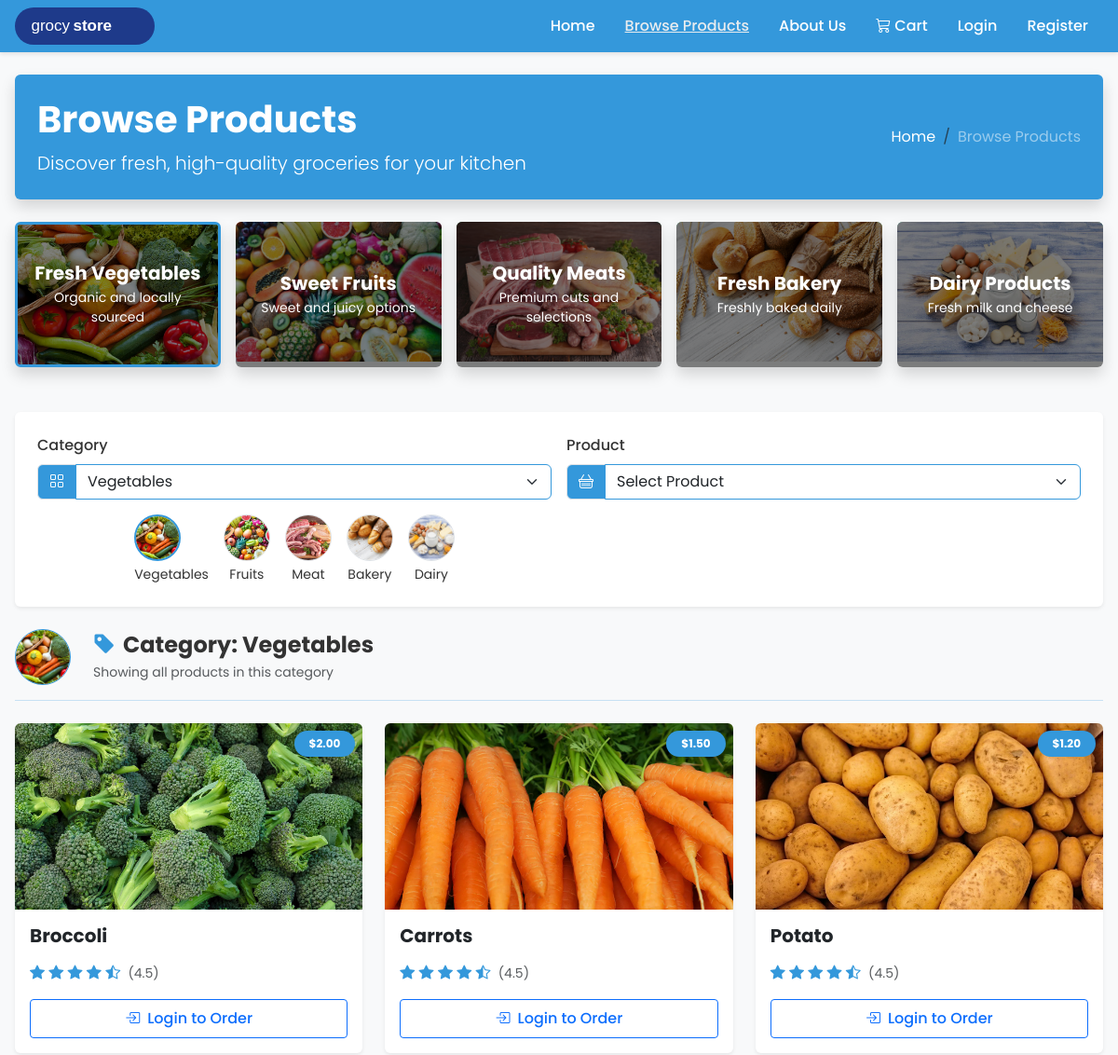
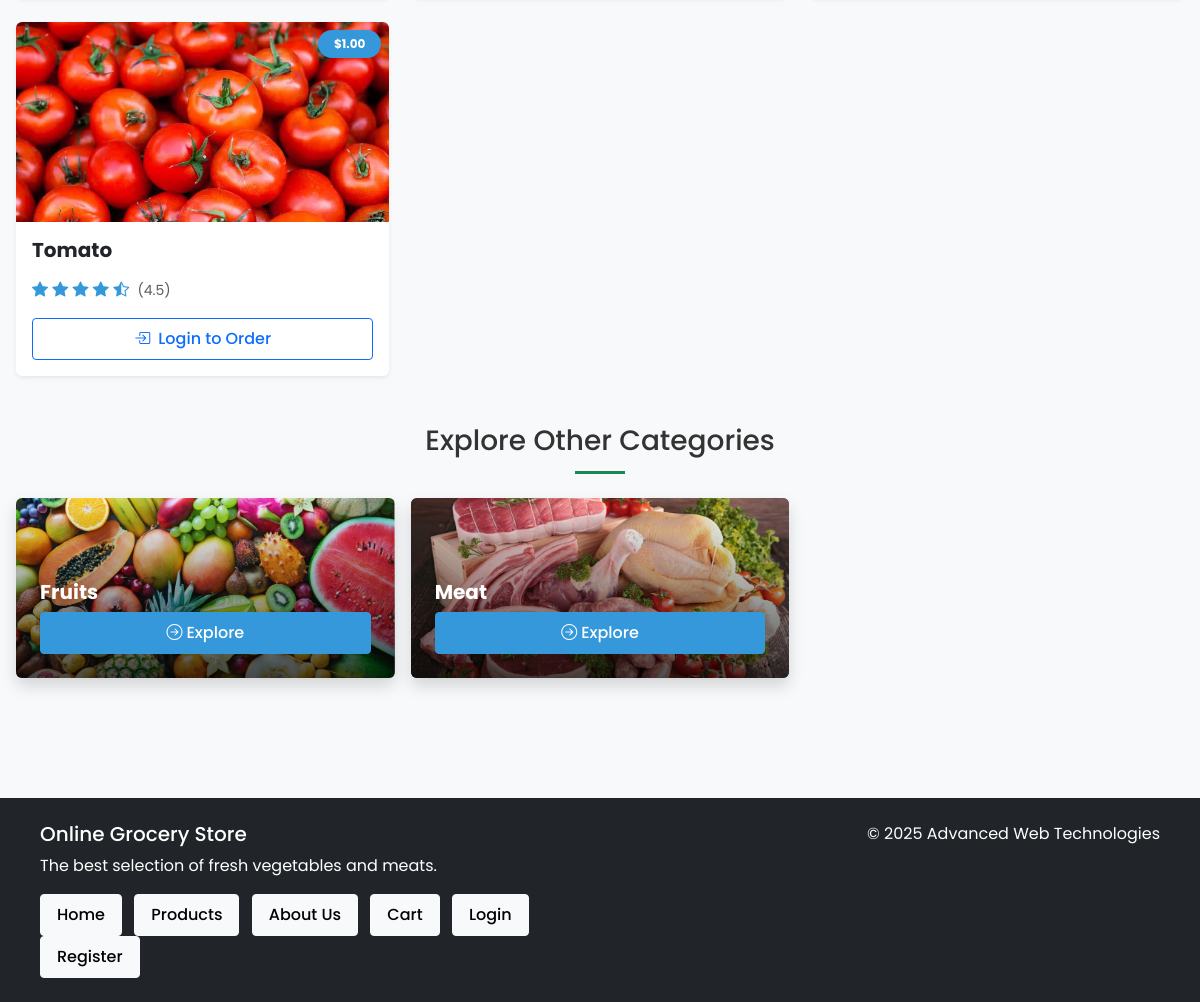
The app's page /products?category=Vegetables with its own data (2 pictures, top to bottom).
### tables this page shows
CREATE TABLE `product` (
  `id` INT UNSIGNED AUTO_INCREMENT PRIMARY KEY,
  `category` ENUM('Vegetables','Fruits','Meat','Bakery','Dairy') NOT NULL,
  `name` VARCHAR(64) NOT NULL,
  `price` DECIMAL(6,2) NOT NULL,
  `image_url` VARCHAR(255) NOT NULL,
  INDEX `idx_product_category` (`category`)
);

### src/views/browse.php (the view, shortened to what the rows shown need)
<div class="category-header position-relative mb-4 bg-primary text-white p-4 rounded shadow">
    <div class="row align-items-center">
        <div class="col-lg-6">
            <h1 class="fw-bold mb-2">Browse Products</h1>
        </div>
    </div>
</div>
<?php if (!empty($selectedCategory)): ?>
    <div class="selected-category mb-4">
        <div class="row align-items-center">
            <div class="col">
                <h2 class="h4 fw-bold mb-1"><i class="bi bi-tag-fill text-primary me-2"></i>Category: <?= htmlspecialchars($selectedCategory) ?></h2>
            </div>
        </div>
    </div>
<?php endif; ?>
<div class="row row-cols-1 row-cols-md-3 g-4 mb-5">
    <?php if (!empty($products)): ?>
        <?php foreach ($products as $product): ?>
            <div class="col">
                <div class="product-card h-100 rounded shadow-sm overflow-hidden border-0 <?= $selectedProductId === (int)$product['id'] ? 'border-primary border-2' : '' ?>"
                     data-product-id="<?= (int)$product['id'] ?>">
                    <div class="position-relative">
                        <?php
                        $imagePath = $product['image_url'];
                        if (strpos($imagePath, 'public/') === 0) {
                            $imagePath = substr($imagePath, 7);
                        }
                        ?>
                        <a href="product?id=<?= (int)$product['id'] ?>" class="text-decoration-none product-img-link">
                            <img src="<?= htmlspecialchars($imagePath) ?>" class="card-img-top product-img" alt="<?= htmlspecialchars($product['name']) ?>" onerror="this.src='images/products/placeholder.jpg'" style="height: 200px; object-fit: cover;">
                            <div class="product-overlay position-absolute top-0 end-0 m-2">
                                <span class="badge bg-primary rounded-pill px-3 py-2 shadow-sm">$<?= number_format((float)$product['price'], 2) ?></span>
                            </div>
                        </a>
                    </div>
                    <div class="card-body d-flex flex-column p-3">
                        <h5 class="card-title fw-bold mb-3">
                            <a href="product?id=<?= (int)$product['id'] ?>" class="text-decoration-none text-dark">
                                <?= htmlspecialchars($product['name']) ?>
                            </a>
                        </h5>
                        <div class="mb-3 text-primary">
                            <i class="bi bi-star-fill"></i>
                            <i class="bi bi-star-fill"></i>
                            <i class="bi bi-star-fill"></i>
                            <i class="bi bi-star-fill"></i>
                            <i class="bi bi-star-half"></i>
                            <small class="text-muted ms-1">(4.5)</small>
                        </div>
                        <div class="mt-auto text-center">
                            <?php if (isset($_SESSION['user_id'])): ?>
                                <div class="d-flex align-items-center justify-content-center mb-2">
                                    <div class="input-group" style="max-width: 160px;">
                                        <button type="button" class="btn btn-outline-secondary quantity-decrease">
                                            <i class="bi bi-dash"></i>
                                        </button>
                                        <input type="number" class="form-control text-center quantity-input" value="1" min="1" max="99" style="min-width: 60px; width: 60px;">
                                        <button type="button" class="btn btn-outline-secondary quantity-increase">
                                            <i class="bi bi-plus"></i>
                                        </button>
                                    </div>
                                </div>
                                <button class="btn btn-primary w-100 order-btn" data-product-id="<?= (int)$product['id'] ?>">
                                    <i class="bi bi-cart-plus me-2"></i>Add to Cart
                                </button>
                            <?php else: ?>
                                <a href="login" class="btn btn-outline-primary w-100">
                                    <i class="bi bi-box-arrow-in-right me-2"></i>Login to Order
                                </a>
                            <?php endif; ?>
                        </div>
                    </div>
                </div>
            </div>
        <?php endforeach; ?>
    <?php endif; ?>
</div>

### records on screen
product: image_url (picture), price "2.00", name "Broccoli"
product: image_url (picture), price "1.50", name "Carrots"
product: image_url (picture), price "1.20", name "Potato"
product: image_url (picture), price "1.00", name "Tomato"

### other values on screen
$categoryLabels[$category] "Fresh Vegetables"
$categoryDesc[$category] "Organic and locally sourced"
$categoryLabels[$category] "Sweet Fruits"
$categoryDesc[$category] "Sweet and juicy options"
$categoryLabels[$category] "Quality Meats"
$categoryDesc[$category] "Premium cuts and selections"
$categoryLabels[$category] "Fresh Bakery"
$categoryDesc[$category] "Freshly baked daily"
$categoryLabels[$category] "Dairy Products"
$categoryDesc[$category] "Fresh milk and cheese"
$category "Vegetables"
$category "Fruits"
$category "Meat"
$category "Bakery"
$category "Dairy"
